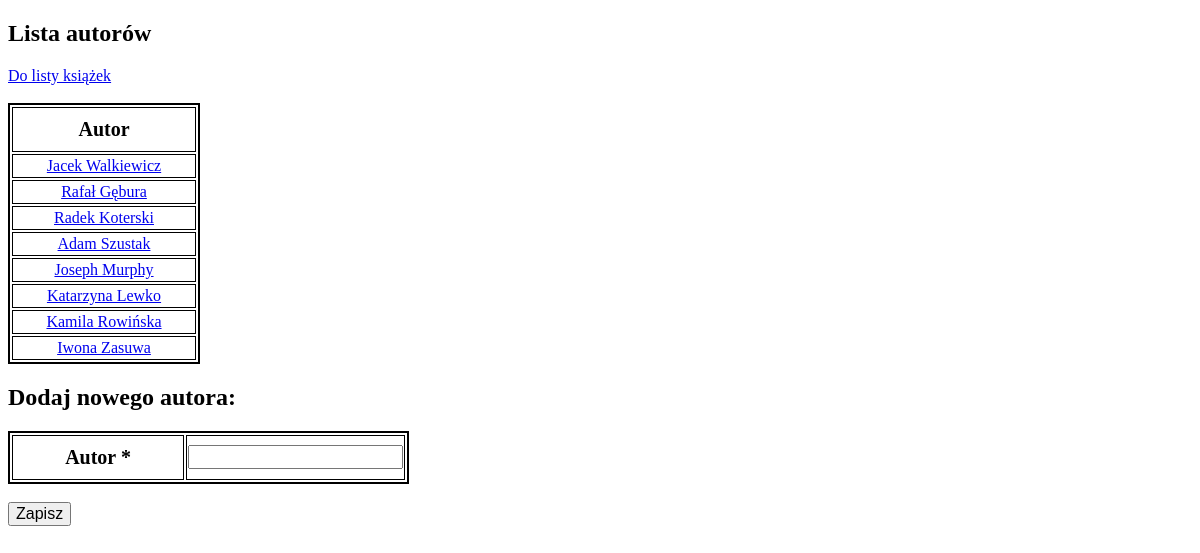
Screenshot of /authors/ with the database file from the repository.
### app/models.py (models this page shows, shortened)
class Author(db.Model):
    id = db.Column(db.Integer, primary_key=True)
    name = db.Column(db.String(50), index=True)

### app/routes.py (the view, shortened to what this page needs)
@app.route("/authors/", methods=["GET", "POST"])
def authors_list():
    form = AuthorLibForm()
    authors = Author.query.all()
    return render_template("authors.html", authors=authors, form=form)

### app/forms.py
class AuthorLibForm(FlaskForm):
    name = StringField('Autor', validators=[DataRequired()])

### app/templates/authors.html (shortened to what this page needs)
<!DOCTYPE html>
<html lang="en">
    <head>
        <link rel="stylesheet" href="{{ url_for('static', filename='style.css') }}">
    </head>
    <body>
        <h2>Lista autorów</h2>
        <a href="/books/">Do listy książek</a><br><br>
    <table>
        <thead>
        <th>Autor</th>
        </thead>
    {% for author in authors %}
        <tr>
            <td><a href="/authors/{{ author.id }}">{{ author.name }}</a></td>
        </tr>
    {% endfor %}
    </table>
    <div>
        <h2> Dodaj nowego autora: </h2>
        <form method="POST" action="/authors/">
            <table>
                {% for field in form if field.widget.input_type != 'hidden' %}
                    <tr>
                        <th>{{ field.label }} {% if field.flags.required %}*{% endif %}</th>
                        <td>{{ field }}</td>
                    </tr>
                {% endfor %}
            </table><br>
            <input type="submit" value="Zapisz">
        </form>
    </div>
    </body>
</html>

### app/static/style.css (style rules this page uses)
table { border: 2px solid black; }
th { border: 1px solid; width: 150px; height: 20px; padding: 10px; font-size: 20px; }
td { height: 20px; width: 180px; border: 1px solid; text-align: center; }
input { font-size: 16px; }

### rows the page displays
Author: name "Jacek Walkiewicz"
Author: name "Rafał Gębura"
Author: name "Radek Koterski"
Author: name "Adam Szustak"
Author: name "Joseph Murphy"
Author: name "Katarzyna Lewko"
Author: name "Kamila Rowińska"
Author: name "Iwona Zasuwa"

### other values shown
{{ field.label }} "Autor"
